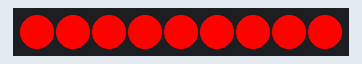
This sketch was run on a simulated Arduino Uno, built with avr-gcc and run on an emulated ATmega328P. Shown: 9 RGB LEDs in strip order, left to right. Dim RGB values are drawn brighter than linear.

Above: at 0.16 s.
At 1.85 s:
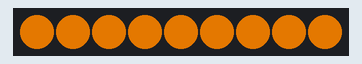
At 2.92 s:
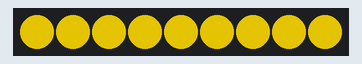
At 5.84 s:
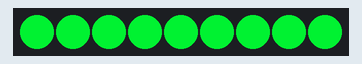
At 8.61 s:
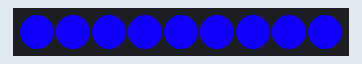
At 11.53 s:
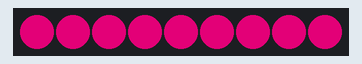

Measured:
- by itself, everything shown: repeats every 13.1 s, in 256 steps

The sketch:

LEDTest2.ino
```cpp
#include <FastLED.h>
//-----LED DEFINITIONS----
#define NUM_LEDS 9
#define DATA_PIN 4

//-----TIME DEFINITIONS----
long ttime;
long lastHueTime = 0;
long lastSatTime = 0;
long lastValTime = 0;

static uint8_t CurHue = 255 ;
static uint8_t CurSat = 255;
static uint8_t CurVal = 255;
bool HueFlip = false;
bool SatFlip = false;
bool ValFlip = false;

bool FadeUpRunning = false;
bool FadeDownRunning = false;

//----INSTANTIATE OBJECTS----
CRGB leds[NUM_LEDS];// Define the array of

void setup() {
  // put your setup code here, to run once:
  Serial.begin(9600);
  FastLED.addLeds<WS2812B, DATA_PIN, GRB>(leds, NUM_LEDS);
}

void loop() {
  // put your main code here, to run repeatedly:
  ttime = millis();
  HueFader(50, 255,230);
  SatFader(50, 255,0);
  ValFader(50, 255,0);
}
```

LEDFunctions.ino
```cpp
void HueFader(int t, int MinHue, int MaxHue) {
  if (ttime - lastHueTime > t) {
    FastLED.showColor(CHSV(CurHue, CurSat, CurVal));
    if (CurHue >= MaxHue) {
      HueFlip = true;
    }
    if (CurHue <= MinHue) {
      HueFlip = false ;
    }

    if (!HueFlip) {
      CurHue++;
    }
    else if (HueFlip) {
      CurHue--;
    }
    lastHueTime = ttime;
  }
}

void SatFader(int t, int MinSat, int MaxSat) {
  if (ttime - lastHueTime > t) {
    FastLED.showColor(CHSV(CurHue, CurSat, CurVal));
    if (CurSat >= MaxSat) {
      SatFlip = true;
    }
    if (CurSat <= MinSat) {
      SatFlip = false ;
    }

    if (!SatFlip) {
      CurSat++;
    }
    else if (SatFlip) {
      CurSat--;
    }
    lastSatTime = ttime;
  }
}

void ValFader(int t, int MinVal, int MaxVal) {
  if (ttime - lastHueTime > t) {
    FastLED.showColor(CHSV(CurHue, CurSat, CurVal));
    if (CurVal >= MaxVal) {
      ValFlip = true;
    }
    if (CurVal <= MinVal) {
      ValFlip = false ;
    }

    if (!ValFlip) {
      CurVal++;
    }
    else if (ValFlip) {
      CurVal--;
    }
    lastSatTime = ttime;
  }
}
```
